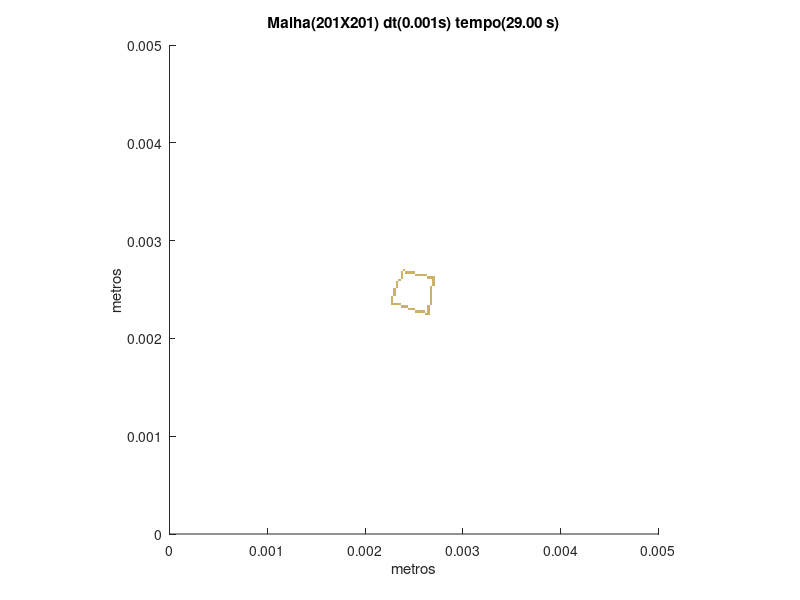

Reproduce this figure in MATLAB.
set (gca,'PlotBoxAspectRatio',[1 1 1],'Xlim',[0,0.005],'Ylim',[0,0.005])
hold on
title('Malha(201X201) dt(0.001s) tempo(29.00 s)')
hold on
ylabel('metros')
hold on
xlabel('metros')
hold on

fill([0.00261194029850746 0.00261194029850746 0.00263681592039801 0.00263681592039801],[0.00223880597014925 0.0022636815920398 0.0022636815920398 0.00223880597014925],[0.8,0.7,0.4],'LineStyle','none')

fill([0.00263681592039801 0.00263681592039801 0.00266169154228856 0.00266169154228856],[0.00223880597014925 0.0022636815920398 0.0022636815920398 0.00223880597014925],[0.8,0.7,0.4],'LineStyle','none')

fill([0.00251243781094527 0.00251243781094527 0.00253731343283582 0.00253731343283582],[0.0022636815920398 0.00228855721393035 0.00228855721393035 0.0022636815920398],[0.8,0.7,0.4],'LineStyle','none')

fill([0.00253731343283582 0.00253731343283582 0.00256218905472637 0.00256218905472637],[0.0022636815920398 0.00228855721393035 0.00228855721393035 0.0022636815920398],[0.8,0.7,0.4],'LineStyle','none')

fill([0.00256218905472637 0.00256218905472637 0.00258706467661692 0.00258706467661692],[0.0022636815920398 0.00228855721393035 0.00228855721393035 0.0022636815920398],[0.8,0.7,0.4],'LineStyle','none')

fill([0.00258706467661692 0.00258706467661692 0.00261194029850746 0.00261194029850746],[0.0022636815920398 0.00228855721393035 0.00228855721393035 0.0022636815920398],[0.8,0.7,0.4],'LineStyle','none')

fill([0.00263681592039801 0.00263681592039801 0.00266169154228856 0.00266169154228856],[0.0022636815920398 0.00228855721393035 0.00228855721393035 0.0022636815920398],[0.8,0.7,0.4],'LineStyle','none')

fill([0.00243781094527363 0.00243781094527363 0.00246268656716418 0.00246268656716418],[0.00228855721393035 0.0023134328358209 0.0023134328358209 0.00228855721393035],[0.8,0.7,0.4],'LineStyle','none')

fill([0.00246268656716418 0.00246268656716418 0.00248756218905473 0.00248756218905473],[0.00228855721393035 0.0023134328358209 0.0023134328358209 0.00228855721393035],[0.8,0.7,0.4],'LineStyle','none')

fill([0.00248756218905473 0.00248756218905473 0.00251243781094527 0.00251243781094527],[0.00228855721393035 0.0023134328358209 0.0023134328358209 0.00228855721393035],[0.8,0.7,0.4],'LineStyle','none')

fill([0.00263681592039801 0.00263681592039801 0.00266169154228856 0.00266169154228856],[0.00228855721393035 0.0023134328358209 0.0023134328358209 0.00228855721393035],[0.8,0.7,0.4],'LineStyle','none')

fill([0.00236318407960199 0.00236318407960199 0.00238805970149254 0.00238805970149254],[0.0023134328358209 0.00233830845771144 0.00233830845771144 0.0023134328358209],[0.8,0.7,0.4],'LineStyle','none')

fill([0.00238805970149254 0.00238805970149254 0.00241293532338308 0.00241293532338308],[0.0023134328358209 0.00233830845771144 0.00233830845771144 0.0023134328358209],[0.8,0.7,0.4],'LineStyle','none')

fill([0.00241293532338308 0.00241293532338308 0.00243781094527363 0.00243781094527363],[0.0023134328358209 0.00233830845771144 0.00233830845771144 0.0023134328358209],[0.8,0.7,0.4],'LineStyle','none')

fill([0.00263681592039801 0.00263681592039801 0.00266169154228856 0.00266169154228856],[0.0023134328358209 0.00233830845771144 0.00233830845771144 0.0023134328358209],[0.8,0.7,0.4],'LineStyle','none')

fill([0.0022636815920398 0.0022636815920398 0.00228855721393035 0.00228855721393035],[0.00233830845771144 0.00236318407960199 0.00236318407960199 0.00233830845771144],[0.8,0.7,0.4],'LineStyle','none')

fill([0.00228855721393035 0.00228855721393035 0.0023134328358209 0.0023134328358209],[0.00233830845771144 0.00236318407960199 0.00236318407960199 0.00233830845771144],[0.8,0.7,0.4],'LineStyle','none')

fill([0.0023134328358209 0.0023134328358209 0.00233830845771144 0.00233830845771144],[0.00233830845771144 0.00236318407960199 0.00236318407960199 0.00233830845771144],[0.8,0.7,0.4],'LineStyle','none')

fill([0.00233830845771144 0.00233830845771144 0.00236318407960199 0.00236318407960199],[0.00233830845771144 0.00236318407960199 0.00236318407960199 0.00233830845771144],[0.8,0.7,0.4],'LineStyle','none')

fill([0.00266169154228856 0.00266169154228856 0.0026865671641791 0.0026865671641791],[0.00233830845771144 0.00236318407960199 0.00236318407960199 0.00233830845771144],[0.8,0.7,0.4],'LineStyle','none')

fill([0.0022636815920398 0.0022636815920398 0.00228855721393035 0.00228855721393035],[0.00236318407960199 0.00238805970149254 0.00238805970149254 0.00236318407960199],[0.8,0.7,0.4],'LineStyle','none')

fill([0.00266169154228856 0.00266169154228856 0.0026865671641791 0.0026865671641791],[0.00236318407960199 0.00238805970149254 0.00238805970149254 0.00236318407960199],[0.8,0.7,0.4],'LineStyle','none')

fill([0.0022636815920398 0.0022636815920398 0.00228855721393035 0.00228855721393035],[0.00238805970149254 0.00241293532338308 0.00241293532338308 0.00238805970149254],[0.8,0.7,0.4],'LineStyle','none')

fill([0.00266169154228856 0.00266169154228856 0.0026865671641791 0.0026865671641791],[0.00238805970149254 0.00241293532338308 0.00241293532338308 0.00238805970149254],[0.8,0.7,0.4],'LineStyle','none')

fill([0.0022636815920398 0.0022636815920398 0.00228855721393035 0.00228855721393035],[0.00241293532338308 0.00243781094527363 0.00243781094527363 0.00241293532338308],[0.8,0.7,0.4],'LineStyle','none')

fill([0.00266169154228856 0.00266169154228856 0.0026865671641791 0.0026865671641791],[0.00241293532338308 0.00243781094527363 0.00243781094527363 0.00241293532338308],[0.8,0.7,0.4],'LineStyle','none')

fill([0.00228855721393035 0.00228855721393035 0.0023134328358209 0.0023134328358209],[0.00243781094527363 0.00246268656716418 0.00246268656716418 0.00243781094527363],[0.8,0.7,0.4],'LineStyle','none')

fill([0.00266169154228856 0.00266169154228856 0.0026865671641791 0.0026865671641791],[0.00243781094527363 0.00246268656716418 0.00246268656716418 0.00243781094527363],[0.8,0.7,0.4],'LineStyle','none')

fill([0.00228855721393035 0.00228855721393035 0.0023134328358209 0.0023134328358209],[0.00246268656716418 0.00248756218905473 0.00248756218905473 0.00246268656716418],[0.8,0.7,0.4],'LineStyle','none')

fill([0.00266169154228856 0.00266169154228856 0.0026865671641791 0.0026865671641791],[0.00246268656716418 0.00248756218905473 0.00248756218905473 0.00246268656716418],[0.8,0.7,0.4],'LineStyle','none')

fill([0.00228855721393035 0.00228855721393035 0.0023134328358209 0.0023134328358209],[0.00248756218905473 0.00251243781094527 0.00251243781094527 0.00248756218905473],[0.8,0.7,0.4],'LineStyle','none')

fill([0.00266169154228856 0.00266169154228856 0.0026865671641791 0.0026865671641791],[0.00248756218905473 0.00251243781094527 0.00251243781094527 0.00248756218905473],[0.8,0.7,0.4],'LineStyle','none')

fill([0.0023134328358209 0.0023134328358209 0.00233830845771144 0.00233830845771144],[0.00251243781094527 0.00253731343283582 0.00253731343283582 0.00251243781094527],[0.8,0.7,0.4],'LineStyle','none')

fill([0.00266169154228856 0.00266169154228856 0.0026865671641791 0.0026865671641791],[0.00251243781094527 0.00253731343283582 0.00253731343283582 0.00251243781094527],[0.8,0.7,0.4],'LineStyle','none')

fill([0.0023134328358209 0.0023134328358209 0.00233830845771144 0.00233830845771144],[0.00253731343283582 0.00256218905472637 0.00256218905472637 0.00253731343283582],[0.8,0.7,0.4],'LineStyle','none')

fill([0.0026865671641791 0.0026865671641791 0.00271144278606965 0.00271144278606965],[0.00253731343283582 0.00256218905472637 0.00256218905472637 0.00253731343283582],[0.8,0.7,0.4],'LineStyle','none')

fill([0.0023134328358209 0.0023134328358209 0.00233830845771144 0.00233830845771144],[0.00256218905472637 0.00258706467661692 0.00258706467661692 0.00256218905472637],[0.8,0.7,0.4],'LineStyle','none')

fill([0.0026865671641791 0.0026865671641791 0.00271144278606965 0.00271144278606965],[0.00256218905472637 0.00258706467661692 0.00258706467661692 0.00256218905472637],[0.8,0.7,0.4],'LineStyle','none')

fill([0.00233830845771144 0.00233830845771144 0.00236318407960199 0.00236318407960199],[0.00258706467661692 0.00261194029850746 0.00261194029850746 0.00258706467661692],[0.8,0.7,0.4],'LineStyle','none')

fill([0.0026865671641791 0.0026865671641791 0.00271144278606965 0.00271144278606965],[0.00258706467661692 0.00261194029850746 0.00261194029850746 0.00258706467661692],[0.8,0.7,0.4],'LineStyle','none')

fill([0.00236318407960199 0.00236318407960199 0.00238805970149254 0.00238805970149254],[0.00261194029850746 0.00263681592039801 0.00263681592039801 0.00261194029850746],[0.8,0.7,0.4],'LineStyle','none')

fill([0.00263681592039801 0.00263681592039801 0.00266169154228856 0.00266169154228856],[0.00261194029850746 0.00263681592039801 0.00263681592039801 0.00261194029850746],[0.8,0.7,0.4],'LineStyle','none')

fill([0.00266169154228856 0.00266169154228856 0.0026865671641791 0.0026865671641791],[0.00261194029850746 0.00263681592039801 0.00263681592039801 0.00261194029850746],[0.8,0.7,0.4],'LineStyle','none')

fill([0.0026865671641791 0.0026865671641791 0.00271144278606965 0.00271144278606965],[0.00261194029850746 0.00263681592039801 0.00263681592039801 0.00261194029850746],[0.8,0.7,0.4],'LineStyle','none')

fill([0.00236318407960199 0.00236318407960199 0.00238805970149254 0.00238805970149254],[0.00263681592039801 0.00266169154228856 0.00266169154228856 0.00263681592039801],[0.8,0.7,0.4],'LineStyle','none')

fill([0.00251243781094527 0.00251243781094527 0.00253731343283582 0.00253731343283582],[0.00263681592039801 0.00266169154228856 0.00266169154228856 0.00263681592039801],[0.8,0.7,0.4],'LineStyle','none')

fill([0.00253731343283582 0.00253731343283582 0.00256218905472637 0.00256218905472637],[0.00263681592039801 0.00266169154228856 0.00266169154228856 0.00263681592039801],[0.8,0.7,0.4],'LineStyle','none')

fill([0.00256218905472637 0.00256218905472637 0.00258706467661692 0.00258706467661692],[0.00263681592039801 0.00266169154228856 0.00266169154228856 0.00263681592039801],[0.8,0.7,0.4],'LineStyle','none')

fill([0.00258706467661692 0.00258706467661692 0.00261194029850746 0.00261194029850746],[0.00263681592039801 0.00266169154228856 0.00266169154228856 0.00263681592039801],[0.8,0.7,0.4],'LineStyle','none')

fill([0.00261194029850746 0.00261194029850746 0.00263681592039801 0.00263681592039801],[0.00263681592039801 0.00266169154228856 0.00266169154228856 0.00263681592039801],[0.8,0.7,0.4],'LineStyle','none')

fill([0.00236318407960199 0.00236318407960199 0.00238805970149254 0.00238805970149254],[0.00266169154228856 0.0026865671641791 0.0026865671641791 0.00266169154228856],[0.8,0.7,0.4],'LineStyle','none')

fill([0.00241293532338308 0.00241293532338308 0.00243781094527363 0.00243781094527363],[0.00266169154228856 0.0026865671641791 0.0026865671641791 0.00266169154228856],[0.8,0.7,0.4],'LineStyle','none')

fill([0.00243781094527363 0.00243781094527363 0.00246268656716418 0.00246268656716418],[0.00266169154228856 0.0026865671641791 0.0026865671641791 0.00266169154228856],[0.8,0.7,0.4],'LineStyle','none')

fill([0.00246268656716418 0.00246268656716418 0.00248756218905473 0.00248756218905473],[0.00266169154228856 0.0026865671641791 0.0026865671641791 0.00266169154228856],[0.8,0.7,0.4],'LineStyle','none')

fill([0.00248756218905473 0.00248756218905473 0.00251243781094527 0.00251243781094527],[0.00266169154228856 0.0026865671641791 0.0026865671641791 0.00266169154228856],[0.8,0.7,0.4],'LineStyle','none')

fill([0.00238805970149254 0.00238805970149254 0.00241293532338308 0.00241293532338308],[0.0026865671641791 0.00271144278606965 0.00271144278606965 0.0026865671641791],[0.8,0.7,0.4],'LineStyle','none')
